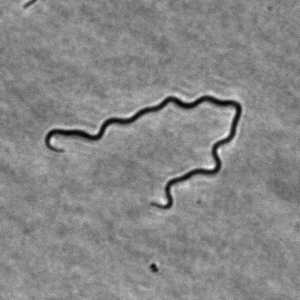
%> input picture Paddy_et_al_Dassama_2026/included_datasets/representative_HADA_images/minus_iptg.tif, 300 x 300 px
$ octave --eval "result = filterIM(imread('../Paddy_et_al_Dassama_2026/included_datasets/representative_HADA_images/minus_iptg.tif'));"   (GNU Octave 9; MATLAB toolbox functions it lacks are replaced by stand-ins)
%> lines starting %> are read from the running program, lines starting %| are printed output that depends on the picture; in (x1, y1, x2, y2) boxes, pixels count from 0 and x2, y2 are one past the last pixel; in counts of white or black regions, pixels touching at a corner belong together; the program's own positions count from 1
function [filteredIM] = filterIM(im, varargin)
% author:     Bradley R Parry
% date:       2011
% copyright:  Yale University
%%%%%%%%%%%%%%%%%%%%%%%%%%%
% filterIM performs bandpass Gaussian filtering on an input image. The
% input image is convolved with a boxcar kernel (see below to avoid boxcar
% convolution), and subtracted from a convolution of the input image with a
% Gaussian window. The input image is convolved with a Gaussian in the
% frequency space and obtained with an inverse Fourier transform. Pixels
% ceil(spotLength/2) from the image edge are masked out.
%
%   INPUT ARGUMENTS
% im is an image to filter
% optional input arguements include:
%     frequency: is the upper limit of frequencies to pass
%         filteredIM = filterIM(im,'frequency',0.95)
%     spotlength: length of the spot, set to zero to avoid boxcar
%     convolution. spotlength should be an integer value.
%         filteredIM = filterIM(im,'spotlength',9)
%     ithresh: a value between 0 and 1 indicating the intensity level
%     to threshold at. If set to 0, no thresholding will occur
%         filteredIM = filterIM(im,'ithresh',.2)
%
%   OUTPUT ARGUMENT
% filteredIM: the filtered result of input image, im
% if no output is requested, filterIM will display, as an image (scaled
% from min to max), the result of filtering.

norm = @(x) x./sum(x(:));
Fq = 1;
spotLength = 9;
ithresh = 0;

for q = 1:length(varargin)
    if strcmpi(varargin{q},'fq') || strcmpi(varargin{q},'frequency') || strcmpi(varargin{q},'freq')
        Fq = varargin{q+1};
    elseif strcmpi(varargin{q},'spotlength') || strcmpi(varargin{q},'sl')
        spotLength = varargin{q + 1};
    elseif strcmpi(varargin{q},'ithresh')
        ithresh = varargin{q + 1};
    end
end
%> after the loop, Fq = 1; ithresh = 0; spotLength = 9

% im = im - mean(im(:)); im(im<0) = 0;
dr = 0; dc = 0;
if ~mod(size(im,1),2), im = cat(1, im(1,:), im); dr = 1; end
if ~mod(size(im,2),2), im = cat(2, im(:,1), im); dc = 1; end

b_im = conv2(double(im), norm(ones(spotLength)),'same');
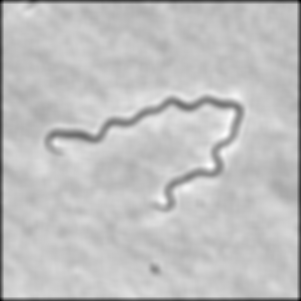
%> b_im: size 301x301 double; min 1891.3, max 7529.5, mean 6135.7; drawn with min black and max white
[r_ind, c_ind] = size(im);
%> r_ind = 301; c_ind = 301
Fp = cat(1, im, zeros(r_ind, c_ind));
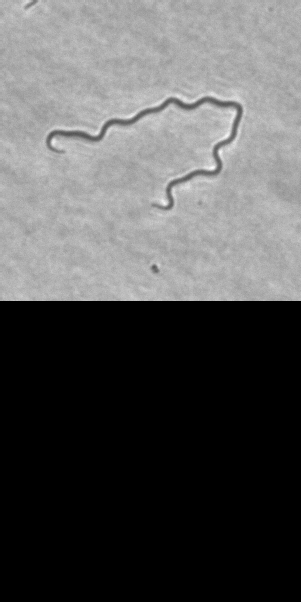
%> Fp: size 602x301 uint16; min 0, max 9105, mean 3113.7; drawn with min black and max white
Fp = cat(2, Fp, zeros(size(Fp,1), c_ind));
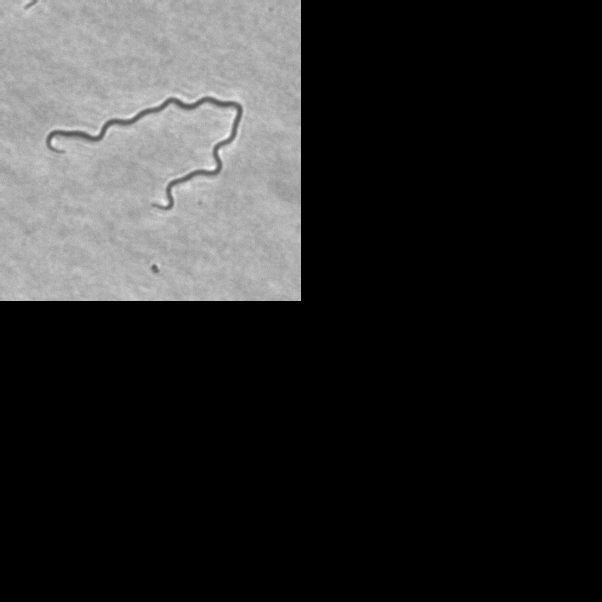
%> Fp: size 602x602 uint16; min 0, max 9105, mean 1556.9; drawn with min black and max white
Fuv = fft2(Fp);
Huv = GaussWin(size(im),Fq);
Hp = cat(1, Huv, zeros(r_ind, c_ind));
Hp = cat(2, Hp, zeros(size(Hp,1), c_ind));
%> Hp: size 602x602 double
fCHp = fft2(Hp);
G = real(ifft2(Fuv.*fCHp)); %Filter & return to spatial domain at once
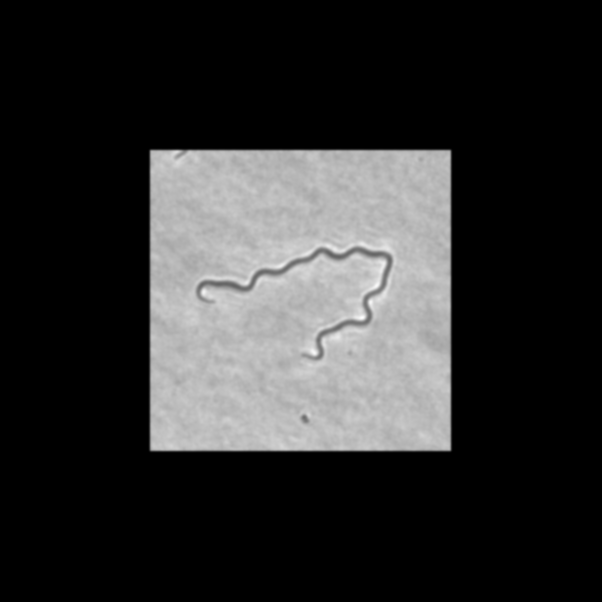
%> G: size 602x602 double; min -6.15e-12, max 8505.8, mean 1556.9; drawn with min black and max white
indx(1:2) = [floor(r_ind/2) + 1 + dr, floor(r_ind/2) + size(im,1)];
indx(3:4) = [floor(c_ind/2) + 1 + dc, floor(c_ind/2) + size(im,2)];
GF = G(indx(1):indx(2),indx(3):indx(4));
ind = ceil(spotLength/2);
%> ind = 5
mask = zeros(size(GF));
mask(ind+1:end-ind-1,ind+1:end-ind-1) = 1;
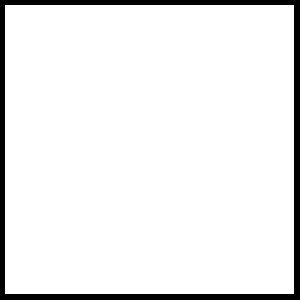
%> mask: size 300x300 double; values 0 (black) and 1 (white), 92.8% white; 1 black region, box (x1, y1, x2, y2) and area: (0, 0, 300, 300) 6479
filteredIM = mask.*(GF - b_im(1:end-dr,1:end-dc));
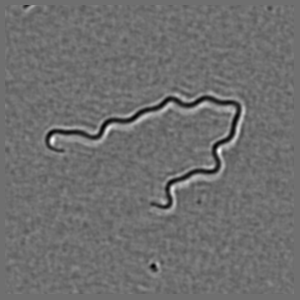
%> filteredIM: size 300x300 double; min -1700.1, max 2200, mean 0.6; drawn with min black and max white
L = (ithresh)*(max(filteredIM(:)) - min(filteredIM(:)))*graythresh(filteredIM);
%> L = 0
filteredIM(filteredIM <= L) = 0;
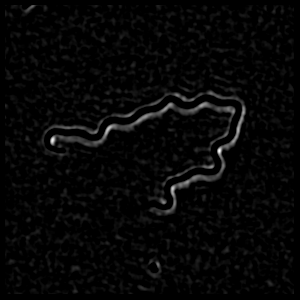
%> filteredIM: size 300x300 double; min 0, max 2200, mean 57.9; drawn with min black and max white

if nargout == 0
    imshow(filteredIM,[min(filteredIM(:)) max(filteredIM(:))],'InitialMagnification','fit')
end

end

function [win] = GaussWin(dimensions,sigma)
% author:     Bradley R Parry
% date:       2011
% copyright:  Yale University
%%%%%%%%%%%%%%%%%%%%%%%%%%%
% constructs a Gassian window of size specified by dimensions and the
% standard deviation of the Gaussian function specified by sigma
% if dimensions has 2 components, output win will be of size
% (dimensions(1), dimensions(2)).
% the output window will be centered on dimensions and normalized to 1
%
% EXAMPLE - to construct a 5 by 5 Gaussian surface with standard deviation
% 1:
%     GaussSurf = GaussWin([5, 5], 1);
%
%     GaussSurf =
%         0.0030    0.0133    0.0219    0.0133    0.0030
%         0.0133    0.0596    0.0983    0.0596    0.0133
%         0.0219    0.0983    0.1621    0.0983    0.0219
%         0.0133    0.0596    0.0983    0.0596    0.0133
%         0.0030    0.0133    0.0219    0.0133    0.0030

norm = @(x) x/sum(x(:));
center_ = (dimensions + 1)/2;
rs = center_(1) - repmat([1:dimensions(1)]',[1,dimensions(2)]);
cs = center_(2) - repmat([1:dimensions(2)],[dimensions(1), 1]);
dx = rs.^2 + cs.^2;
win = norm(exp(-dx/(2*sigma^2)));
end

$ run again, on Paddy_et_al_Dassama_2026/included_datasets/representative_HADA_images/plus_ipp.tif
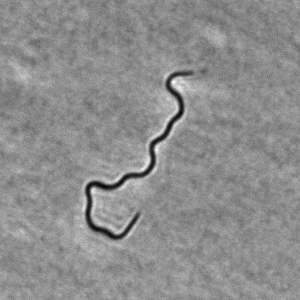
%> input picture Paddy_et_al_Dassama_2026/included_datasets/representative_HADA_images/plus_ipp.tif, 300 x 300 px
%> after the loop in filterIM, `for q = 1:length(varargin)`: Fq = 1; ithresh = 0; spotLength = 9
%> ind = 5
%> mask: size 300x300 double; values 0 (black) and 1 (white), 92.8% white; 1 black region, box (x1, y1, x2, y2) and area: (0, 0, 300, 300) 6479
%> in filterIM, `filteredIM = mask.*(GF - b_im(1:end-dr,1:end-dc));`:
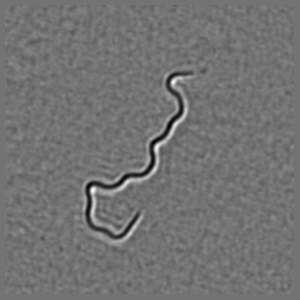
%> filteredIM: size 300x300 double; min -1725.5, max 2090.3, mean 0.6; drawn with min black and max white
%> L = 0
%> in filterIM, `filteredIM(filteredIM <= L) = 0;`:
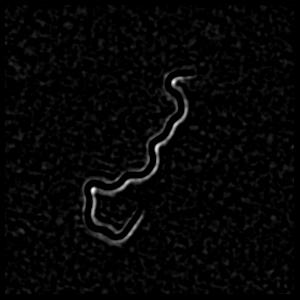
%> filteredIM: size 300x300 double; min 0, max 2090.3, mean 50.3; drawn with min black and max white

$ run again, on Paddy_et_al_Dassama_2026/included_datasets/representative_HADA_images/plus_iptg.tif
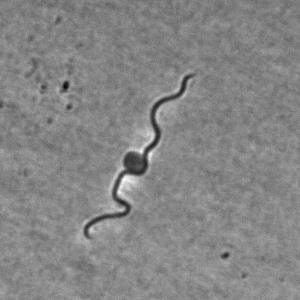
%> input picture Paddy_et_al_Dassama_2026/included_datasets/representative_HADA_images/plus_iptg.tif, 300 x 300 px
%> after the loop in filterIM, `for q = 1:length(varargin)`: Fq = 1; ithresh = 0; spotLength = 9
%> ind = 5
%> mask: size 300x300 double; values 0 (black) and 1 (white), 92.8% white; 1 black region, box (x1, y1, x2, y2) and area: (0, 0, 300, 300) 6479
%> in filterIM, `filteredIM = mask.*(GF - b_im(1:end-dr,1:end-dc));`:
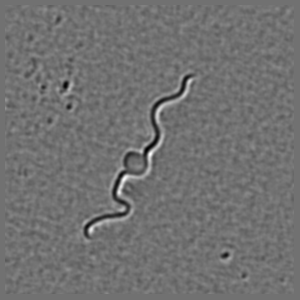
%> filteredIM: size 300x300 double; min -1734.5, max 2148.9, mean 1.4; drawn with min black and max white
%> L = 0
%> in filterIM, `filteredIM(filteredIM <= L) = 0;`:
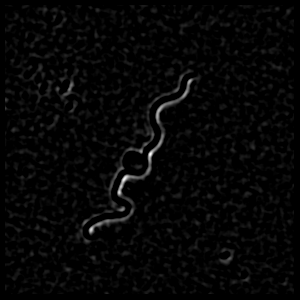
%> filteredIM: size 300x300 double; min 0, max 2148.9, mean 52.3; drawn with min black and max white

$ run again, on Paddy_et_al_Dassama_2026/included_datasets/representative_HADA_images/plus_mva.tif
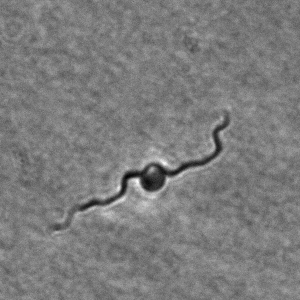
%> input picture Paddy_et_al_Dassama_2026/included_datasets/representative_HADA_images/plus_mva.tif, 300 x 300 px
%> after the loop in filterIM, `for q = 1:length(varargin)`: Fq = 1; ithresh = 0; spotLength = 9
%> ind = 5
%> mask: size 300x300 double; values 0 (black) and 1 (white), 92.8% white; 1 black region, box (x1, y1, x2, y2) and area: (0, 0, 300, 300) 6479
%> L = 0
%> in filterIM, `filteredIM(filteredIM <= L) = 0;`:
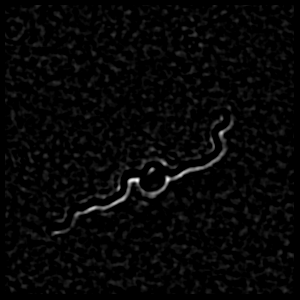
%> filteredIM: size 300x300 double; min 0, max 1700, mean 45.5; drawn with min black and max white
